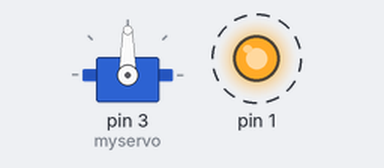
A sketch run on a simulated Arduino Uno, built with avr-gcc and run on an emulated ATmega328P. Parts: servo, output pins drawn as LEDs (lit = HIGH). Dashed ring = blinking.

Above: at 0.05 s.
Timing chart, 0 to 3.0 s (numbered marks = the images above):
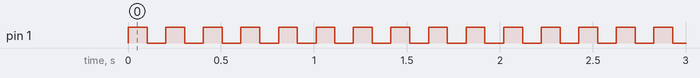

Measured:
- by itself, pin 1: alternates HIGH for 0.10 s and LOW for 0.10 s

The sketch:

IRRecvFish.ino
```cpp
// (licence header left out)
#include <IRremote.h>
#include <Servo.h>

Servo myservo;


int RECV_PIN = 5;

IRrecv irrecv(RECV_PIN);

decode_results results;

unsigned long f=0;
unsigned long amp=0;
unsigned long bias=0;
unsigned long enable=1000;
float leddelay=0.1;
float lastswitchtime=0.0;
boolean ledstate=1;


float floatf=0;
float floatamp=0;
float floatbias=0;

float phi = 0;
float tnow = 0;
float dt = .01;
float oldtime=-1;
float tailangle = 0;

void setup()
{
  //Serial.begin(115200);
  // In case the interrupt driver crashes on setup, give a clue
  // to the user what's going on.
  //Serial.println("Enabling IRin");
  irrecv.enableIRIn(); // Start the receiver
  //Serial.println("Enabled IRin");
  pinMode(5,INPUT);
  myservo.attach(3);
  pinMode(1,OUTPUT);
}

void loop() {
  tnow = millis()/1000.0;
  dt = tnow-oldtime;
  oldtime=tnow;

  if ((tnow-lastswitchtime)>leddelay){
    ledstate=!ledstate;
    lastswitchtime=tnow;
  }
  digitalWrite(1,ledstate);

  unsigned long datain=0;
  if (irrecv.decode(&results)) {
    datain=results.value;
    //Serial.println(datain);
    irrecv.resume(); // Receive the next value
    enable=(datain&(0xFF000000))>>24;
    f = (datain&(0x00FF0000))>>16;
    bias = (datain&(0x0000FF00))>>8;
    amp = (datain)&(0x000000FF);
    floatamp = float(amp);
    floatbias=float(bias)-45;//was a positive number... allow negatives.
    floatf = float(f)/10.0;//in radians per second
//    Serial.print(datain);
//    Serial.print("\t");
//    Serial.print(enable);
//    Serial.print("\t");
//    Serial.print(floatf);
//    Serial.print("\t");
//    Serial.print(floatbias);
//    Serial.print("\t");
//    Serial.println(floatamp);
  }
  delay(1);
  if (enable==1){
    leddelay=0.25;
    myservo.attach(3);
    phi += floatf*dt;
    tailangle = floatamp*sin(phi)+floatbias+90;
  myservo.write(int(tailangle));
  }
  else if (enable==0){
    leddelay=1.0;
    myservo.detach();
  }

}
```
